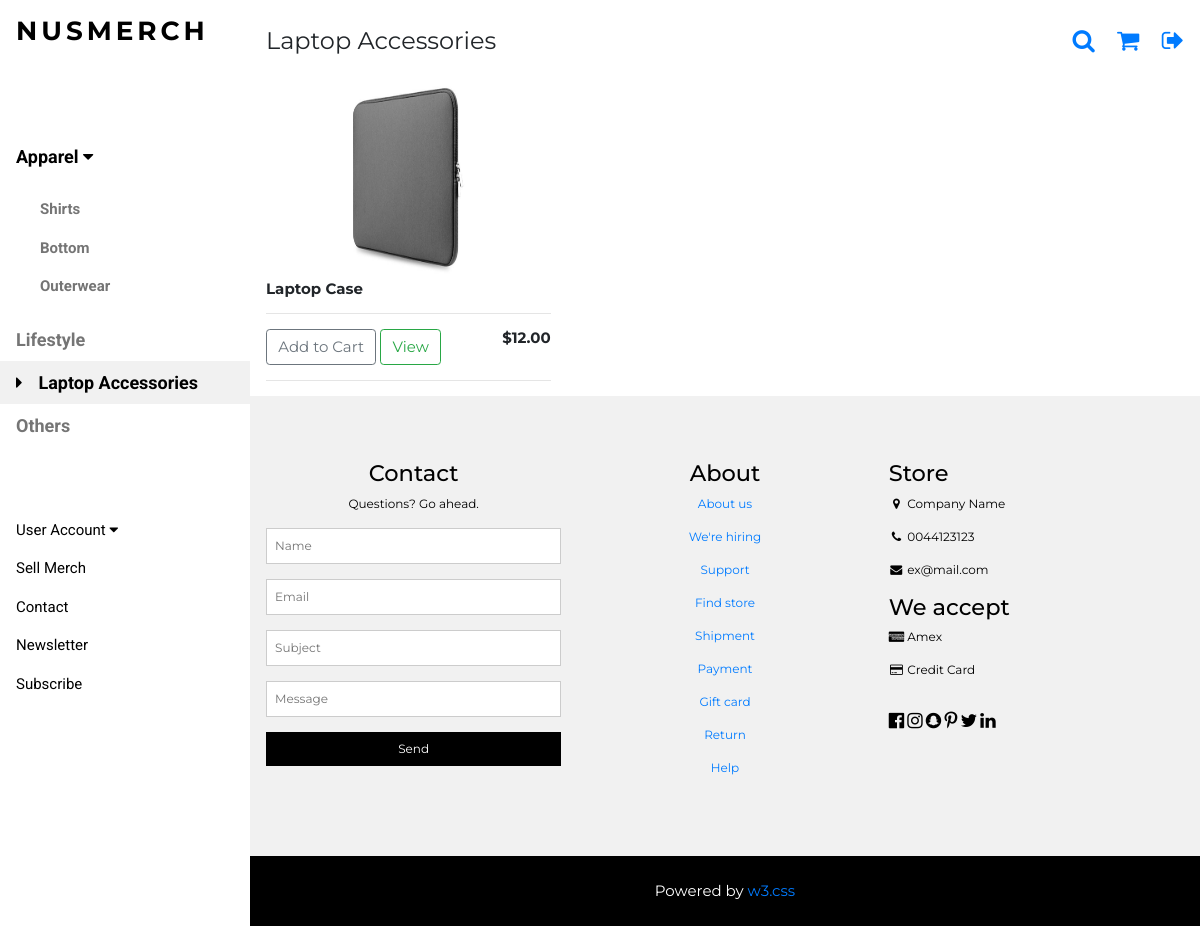
Page /laptop/ on the earlier database version.
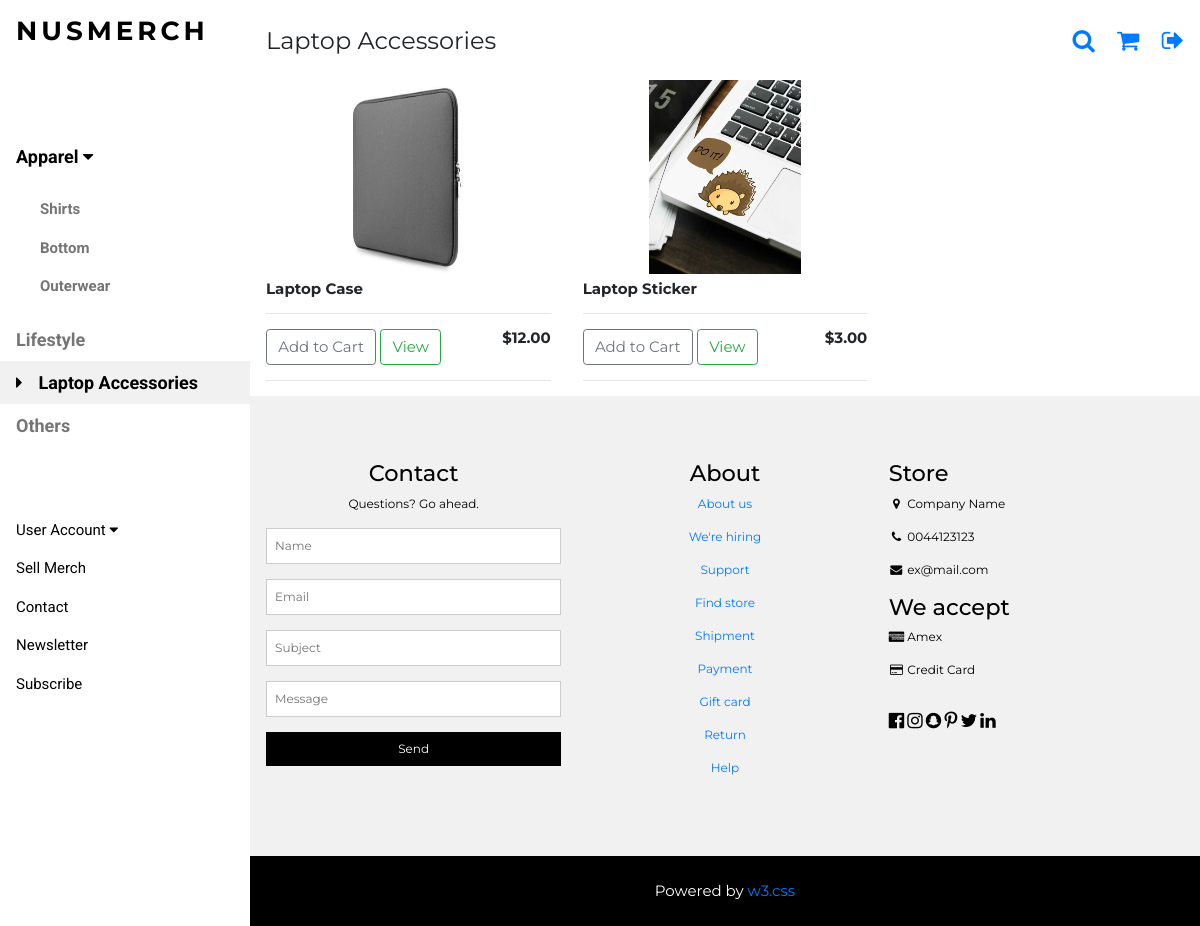
Same page on the later database version.
### nusmerch/models.py (models this page shows, shortened)
class Product(models.Model):
	cat = [
    ('Shirt', 'Shirt'),
    ('Outerwear', 'Outerwear'),
   	('Bottom', 'Bottom'),
   	('Laptop Accessories', 'Laptop Accessories'),
	('Lifestyle', 'Lifestyle'),
   	('Others', 'Others'),
   	]
	name_of_MERCH = models.CharField(max_length=200,null=True)
	price = models.DecimalField(decimal_places=2,max_digits=5)
	organisation = models.CharField(max_length=200,null=True)
	category = models.CharField(max_length=200,null=True,choices=cat)
	form = models.URLField(max_length=200)
	image = models.ImageField(upload_to='media',null=True, blank=True)

### nusmerch/views.py (the view)
# urls.py: url(r'^laptop/$',views.laptop,name='laptop'),
def laptop(request):
    products = Product.objects.filter(category = "Laptop Accessories")
    context = {'products':products}
    return render(request, "nusmerch/laptop.html", context)

### nusmerch/templates/nusmerch/laptop.html (shortened to what this page needs)
{% extends "nusmerch/merch.html" %}
{% load static %}
{% block head %}
    <p class="w3-left">Laptop Accessories</p>
{% endblock %}
{% block menu %}
<nav class="w3-sidebar w3-bar-block w3-white w3-collapse w3-top" style="z-index:3;width:250px" id="mySidebar">
  <div class="w3-container w3-display-container w3-padding-16">
    <h3 class="w3-wide"><b>NUSMERCH</b></h3>
  </div>
  <div class="w3-padding-64 w3-large w3-text-grey" style="font-weight:bold">
      <a onclick="myAccFunc()" href="javascript:void(0)" class="w3-button w3-block w3-white w3-left-align" id="myBtn">
      Apparel  <i class="fa fa-caret-down"></i>
    </a>
    <div id="demoAcc" class="w3-bar-block w3-hide w3-padding-large w3-medium">
      <a href="/shirt/" class="w3-bar-item w3-button">Shirts</a>
      <a href="/bottom/" class="w3-bar-item w3-button">Bottom</a>
      <a href="/outerwear/" class="w3-bar-item w3-button">Outerwear</a>
    </div>
    <a href="/lifestyle/" class="w3-bar-item w3-button">Lifestyle</a>
    <a href="/laptop/" class="w3-bar-item w3-button w3-light-grey"><i class="fa fa-caret-right w3-margin-right"></i>Laptop Accessories</a>
    <a href="/others/" class="w3-bar-item w3-button">Others</a>
  </div>
    <a onclick="myAccFunc2()" href="javascript:void(0)" class="w3-button w3-block w3-white w3-left-align" id="myBtn">
      User Account  <i class="fa fa-caret-down"></i>
    </a>
  <a href="/sell_merch/" class="w3-bar-item w3-button w3-padding">Sell Merch</a>
    <a href="#footer" class="w3-bar-item w3-button w3-padding">Contact</a>
  <a href="javascript:void(0)" class="w3-bar-item w3-button w3-padding" onclick="document.getElementById('newsletter').style.display='block'">Newsletter</a>
  <a href="#footer"  class="w3-bar-item w3-button w3-padding">Subscribe</a>
</nav>
{% endblock %}
{% block product %}
  <div class="w3-row">
    {% for product in products %}
    <div class="w3-col l4 s4">
      <img class="item center thumbnail" src="{{ product.image.url }}">
      <div class="w3-container">
        <h6><strong>{{product.name_of_MERCH}}</strong></h6>
        <hr>
        <button data-product={{product.id}} data-action="add" class="btn btn-outline-secondary add-btn update-cart" href="javascript:void(0)" onclick="document.getElementById('cart').style.display='block'">Add to Cart</button>
        <a class="btn btn-outline-success" href="/product/">View</a>
        <h6 style="display: inline-block; float: right"><strong>${{product.price|floatformat:2}}</strong></h6>
        <hr>
      </div>
    </div>
    {% endfor %}
  </div>
{% endblock %}

Differences in the rows shown:
added Product: image (picture), name_of_MERCH "Laptop Sticker", price "3.00"
